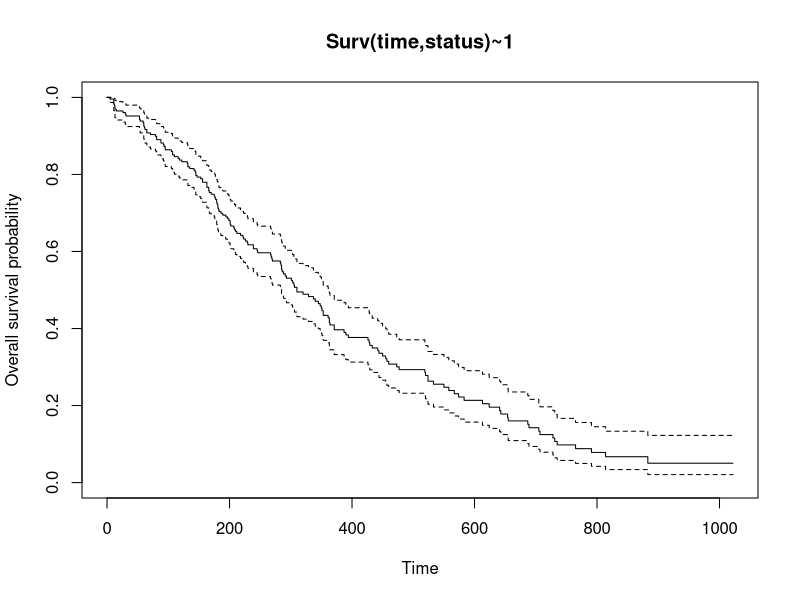
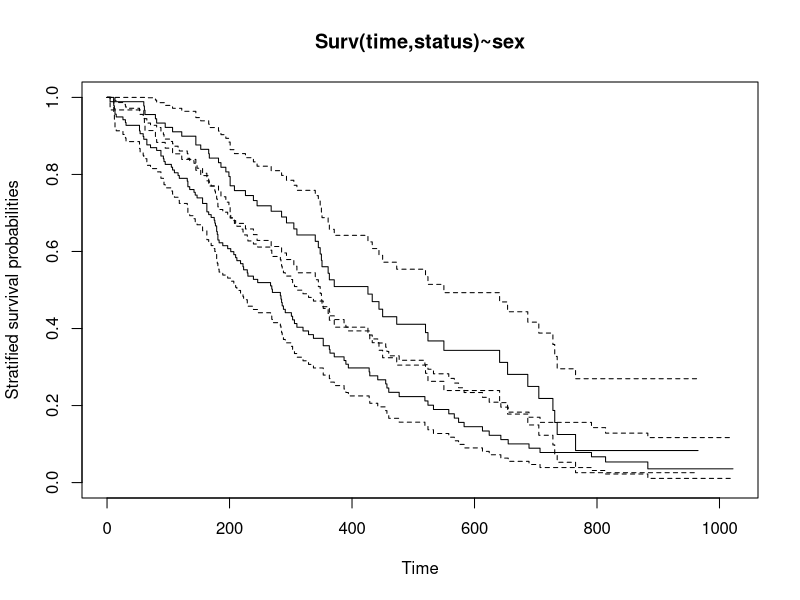
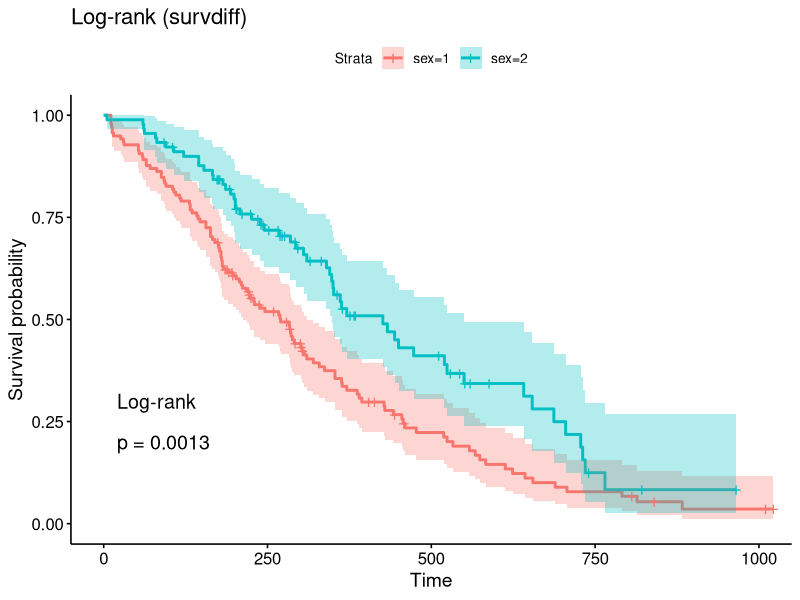
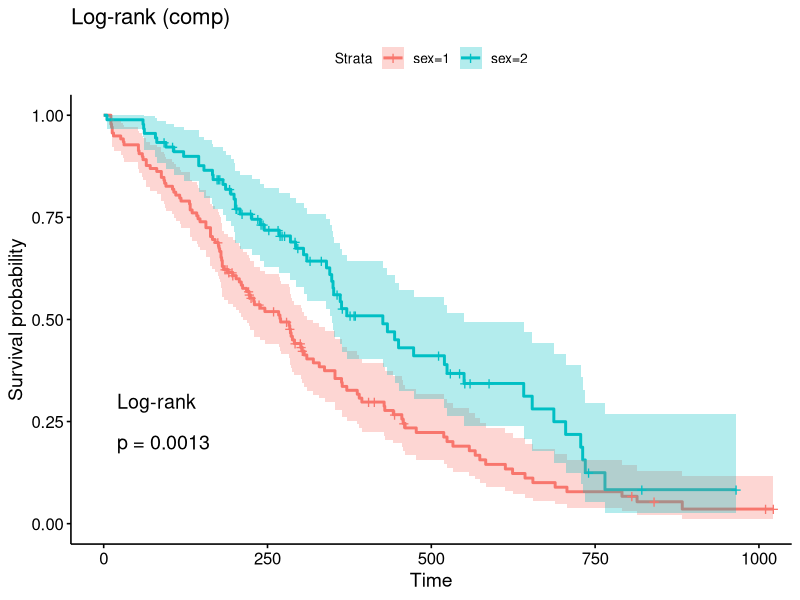
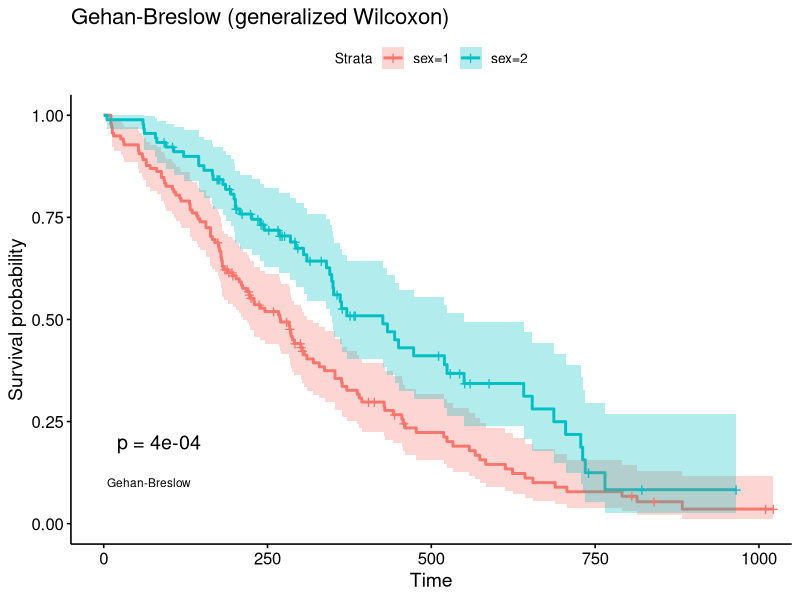
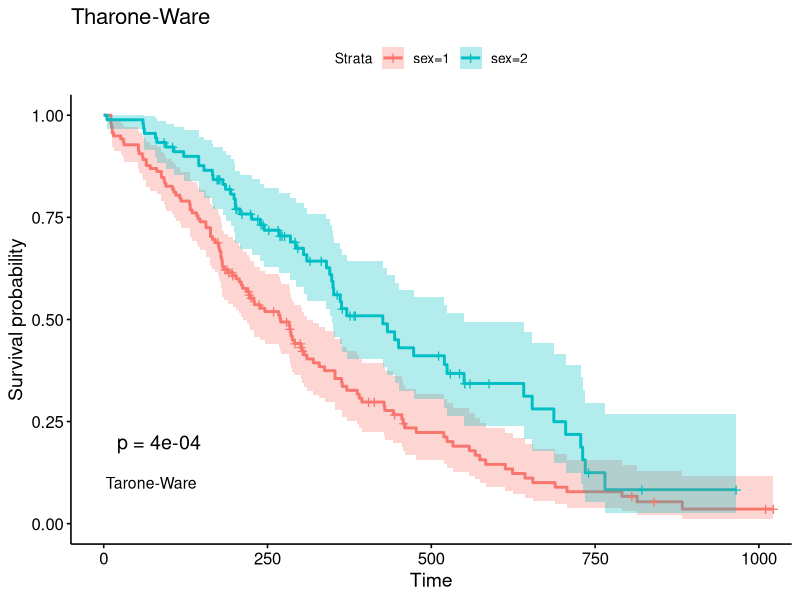
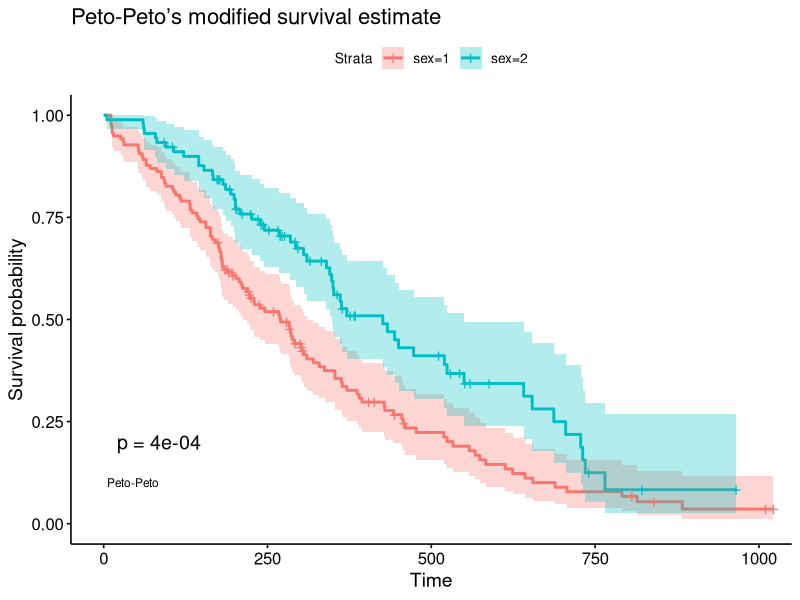
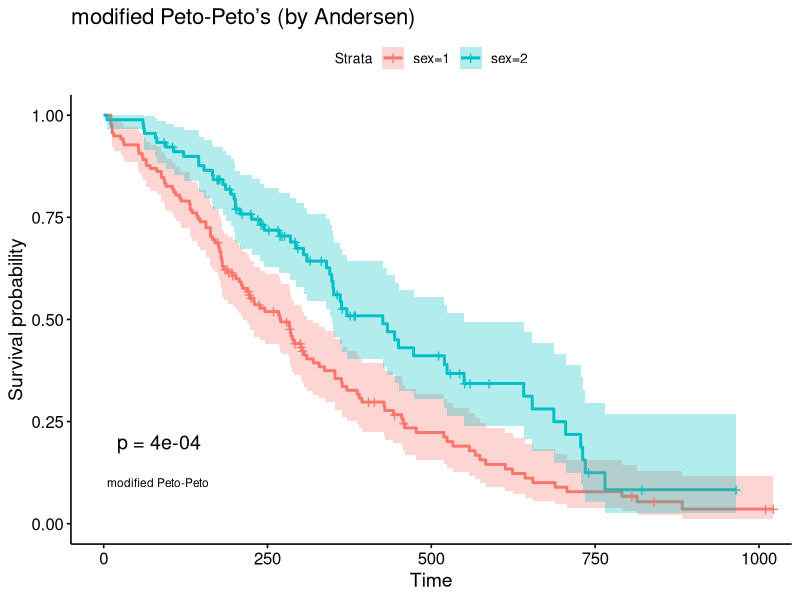

These figures' R source, in order:
## ---- chunk 1
knitr::opts_chunk$set(
  out.extra = 'style="display:block; margin: auto"',
  fig.align = "center",
  fig.path = "www/",
  collapse = TRUE,
  comment = "#>",
  dev = "png")
## ---- chunk 2
library(survival)
write.csv(survival::lung,file="lung.csv",quote=FALSE,row.names=FALSE)
## ---- chunk 3
plot(survfit(Surv(time, status) ~ 1, data = lung),
             xlab = "Time", ylab = "Overall survival probability", main = "Surv(time,status)~1")
plot(survfit(Surv(time, status) ~ sex, data = lung), conf.int=0.95,
             xlab = "Time", ylab = "Stratified survival probabilities", main = "Surv(time,status)~sex")
library(survminer)
fit <- survfit(Surv(time, status) ~ sex, data = lung)
ggsurvplot(fit, data = lung, conf.int = TRUE, pval = TRUE, pval.method = TRUE) + ggtitle("Log-rank (survdiff)")
ggsurvplot(fit, data = lung, conf.int = TRUE, pval = TRUE, pval.method = TRUE,
           log.rank.weights = "1") + ggtitle("Log-rank (comp)")
ggsurvplot(fit, data = lung, conf.int = TRUE, pval = TRUE, pval.method = TRUE,
           log.rank.weights = "n", pval.method.coord = c(5, 0.1),
           pval.method.size = 3) + ggtitle("Gehan-Breslow (generalized Wilcoxon)")
ggsurvplot(fit, data = lung, conf.int = TRUE, pval = TRUE, pval.method = TRUE,
           log.rank.weights = "sqrtN", pval.method.coord = c(3, 0.1),
           pval.method.size = 4) + ggtitle("Tharone-Ware")
ggsurvplot(fit, data = lung, conf.int = TRUE, pval = TRUE, pval.method = TRUE,
           log.rank.weights = "S1", pval.method.coord = c(5, 0.1),
           pval.method.size = 3) + ggtitle("Peto-Peto’s modified survival estimate")
ggsurvplot(fit, data = lung, conf.int = TRUE, pval = TRUE, pval.method = TRUE,
           log.rank.weights = "S2", pval.method.coord = c(5, 0.1),
           pval.method.size = 3) + ggtitle("modified Peto-Peto’s (by Andersen)")
ggsurvplot(fit, data = lung, conf.int = TRUE, pval = TRUE, pval.method = TRUE,
           log.rank.weights = "FH_p=1_q=1",
           pval.method.coord = c(5, 0.1),
           pval.method.size = 4) + ggtitle("Fleming-Harrington (p=1, q=1)")
## ---- chunk 4
coxfit <- coxph(Surv(time, status) ~ age + sex + wt.loss, data = lung)

# Survival curves by sex with adjustment for age and wt.loss
# A new data frame is generated containing two rows, one for each value of sex;
# the other covariates are fixed to their average values
new_df <- with(lung,
               data.frame(sex = c(1, 2),
                          age = rep(mean(age, na.rm = TRUE), 2),
                          wt.loss = rep(mean(wt.loss, na.rm = TRUE), 2)
               )
)

fit <- survfit(coxfit, newdata = new_df)
ggsurvplot(fit, conf.int = TRUE, palette = "Dark2", censor = FALSE,
           surv.median.line = "hv", data=lung)
unlink("lung.csv")
